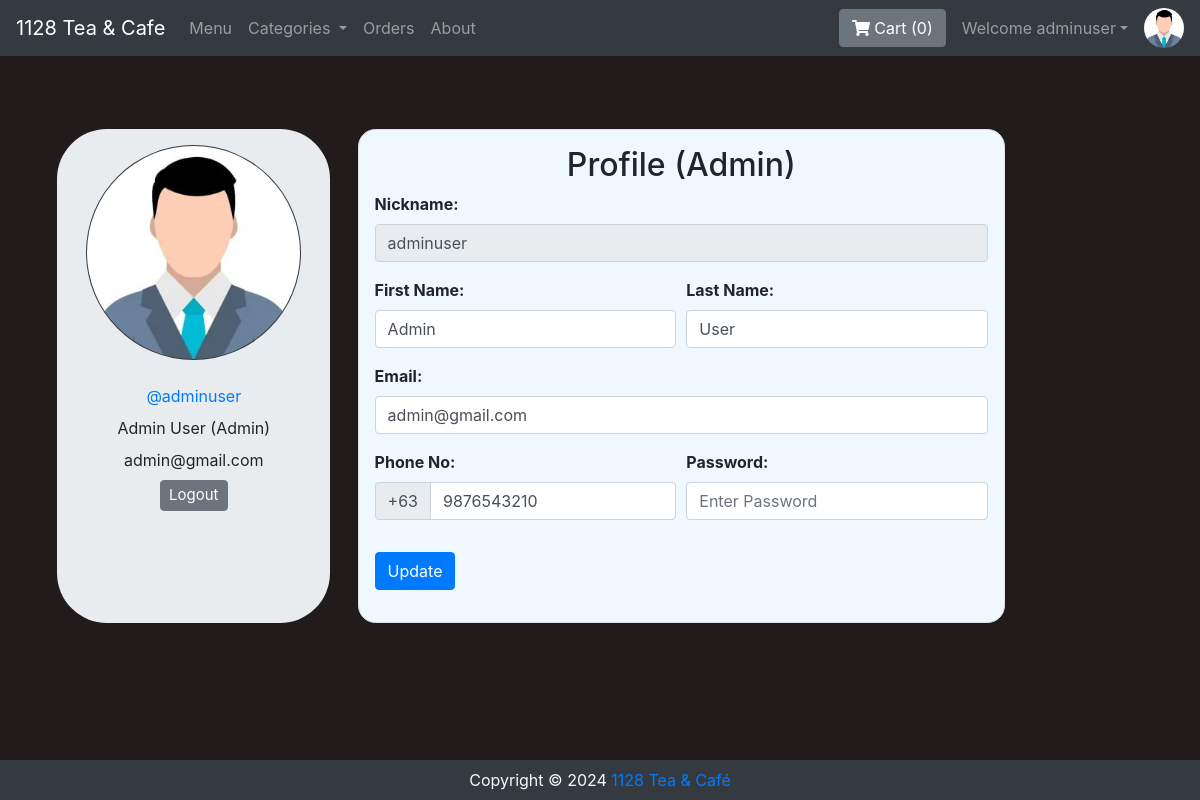
Screenshot of /viewProfile.php (signed in) with the database file from the repository.
### tables this page shows
CREATE TABLE `sitedetail` (
  `tempId` int NOT NULL,
  `systemName` varchar(21) NOT NULL,
  `email` varchar(35) NOT NULL,
  `contact1` bigint NOT NULL,
  `contact2` bigint DEFAULT NULL COMMENT 'Optional',
  `address` text NOT NULL,
  `dateTime` datetime NOT NULL DEFAULT CURRENT_TIMESTAMP
);

CREATE TABLE `users` (
  `userId` int NOT NULL,
  `nickname` varchar(21) NOT NULL,
  `firstName` varchar(21) NOT NULL,
  `lastName` varchar(21) NOT NULL,
  `email` varchar(35) NOT NULL,
  `phone` bigint NOT NULL,
  `userType` enum('0','1') NOT NULL DEFAULT '0' COMMENT '0=customer, 1=admin',
  `password` varchar(255) NOT NULL,
  `joinDate` datetime NOT NULL DEFAULT CURRENT_TIMESTAMP
);

### viewProfile.php (the view, shortened to what this page needs)
<?php require 'partials/_nav.php' ?>
<?php include 'partials/_dbconnect.php'; ?>
<!DOCTYPE HTML>
<html lang="en">
<head>
    <link rel="stylesheet" href="https://stackpath.bootstrapcdn.com/bootstrap/4.2.1/css/bootstrap.min.css">
    <link rel="stylesheet" href="https://stackpath.bootstrapcdn.com/bootstrap/4.3.1/css/bootstrap.min.css">
    <link rel="stylesheet" href="https://use.fontawesome.com/releases/v5.7.2/css/all.css">
</head>
<body>
    <?php
    if ($loggedin) {
    ?>
        <div class="container">
            <?php
            $sql = "SELECT * FROM users WHERE userId='$userId'";
            $result = mysqli_query($conn, $sql);
            $row = mysqli_fetch_assoc($result);
            $nickname = $row['nickname'];
            $firstName = $row['firstName'];
            $lastName = $row['lastName'];
            $email = $row['email'];
            $phone = $row['phone'];
            $userType = $row['userType'];
            if ($userType == 0) {
                $userType = "User";
            } else {
                $userType = "Admin";
            }
            ?>
            <div class="row">
                <div class="jumbotron p-3 mb-3" style="display: flex;justify-content: center;width: 28%;border-radius: 50px;margin: 0 auto;">
                    <div class="user-info">
                        <img class="rounded-circle mb-3 bg-dark" src="img/person-<?php echo $userId; ?>.jpg" onError="this.src = 'img/profilePic.jpg'" style="width:215px;height:215px;padding:1px;">
                        <ul class="meta list list-unstyled" style="text-align:center;">
                            <li class="nickname my-2"><a href="viewProfile.php">@<?php echo $nickname ?></a></li>
                            <li class="name"><?php echo $firstName . " " . $lastName; ?>
                                <label class="label label-info">(<?php echo $userType ?>)</label>
                            </li>
                            <li class="email"><?php echo $email ?></li>
                            <li class="my-2"><a href="partials/_logout.php"><button class="btn btn-secondary" style="font-size: 15px;padding: 3px 8px;">Logout</button></a></li>
                        </ul>
                    </div>
                </div>
                <div class="content-panel mb-3" style="display: flex;justify-content: center;">
                    <div class="border p-3" style="border: 2px solid rgba(0, 0, 0, 0.1);border-radius: 1.1rem;background-color: aliceblue;">
                        <h2 class="title text-center">Profile<span class="pro-label label label-warning"> (<?php echo $userType ?>)</span></h2>
                        <form action="partials/_manageProfile.php" method="post">
                            <div class="form-group">
                                <b><label for="nickname">Nickname:</label></b>
                                <input class="form-control" id="nickname" name="nickname" type="text" disabled value="<?php echo $nickname ?>">
                            </div>
                            <div class="form-row">
                                <div class="form-group col-md-6">
                                    <b><label for="firstName">First Name:</label></b>
                                    <input type="text" class="form-control" id="firstName" name="firstName" placeholder="First Name" required value="<?php echo $firstName ?>">
                                </div>
                                <div class="form-group col-md-6">
                                    <b><label for="lastName">Last Name:</label></b>
                                    <input type="text" class="form-control" id="lastName" name="lastName" placeholder="Last name" required value="<?php echo $lastName ?>">
                                </div>
                            </div>
                            <div class="form-group">
                                <b><label for="email">Email:</label></b>
                                <input type="email" class="form-control" id="email" name="email" placeholder="Enter Your Email" required value="<?php echo $email ?>">
                            </div>
                            <div class="form-row">
                                <div class="form-group  col-md-6">
                                    <b><label for="phone">Phone No:</label></b>
                                    <div class="input-group mb-3">
                                        <div class="input-group-prepend">
                                            <span class="input-group-text" id="basic-addon">+63</span>
                                        </div>
                                        <input type="tel" class="form-control" id="phone" name="phone" placeholder="Enter Your Phone Number" required pattern="[0-9]{10}" maxlength="10" value="<?php echo $phone ?>">
                                    </div>
                                </div>
                                <div class="form-group  col-md-6">
                                    <b><label for="password">Password:</label></b>
                                    <input class="form-control" id="password" name="password" placeholder="Enter Password" type="password" required minlength="4" maxlength="21" data-toggle="password">
                                </div>
                            </div>
                            <button type="submit" name="updateProfileDetail" class="btn btn-primary">Update</button>
                        </form>
                    </div>
                </div>
            </div>
        </div>
    <?php
    }
    ?>
    <?php require 'partials/_footer.php' ?>
</body>
</html>

### partials/_nav.php (shortened to what this page needs)
<?php
include 'partials/_sessionStart.php';
include 'partials/_dbconnect.php';
$systemName = "Default System Name";
$userId = 0;
$count = 0;
if (isset($_SESSION['loggedin']) && $_SESSION['loggedin'] == true) {
  $loggedin = true;
  $userId = $_SESSION['userId'];
} else {
  $loggedin = false;
}
if ($result = mysqli_query($conn, "SELECT * FROM `sitedetail`")) {
  if ($row = mysqli_fetch_assoc($result)) {
    $systemName = $row['systemName'];
  }
} else {
  $error = mysqli_error($conn);
}
if ($loggedin) {
  $countsql = "SELECT SUM(`itemQuantity`) AS itemCount FROM `viewcart` WHERE `userId`=?";
  if ($stmt = mysqli_prepare($conn, $countsql)) {
    mysqli_stmt_bind_param($stmt, "i", $userId);
    mysqli_stmt_execute($stmt);
    mysqli_stmt_bind_result($stmt, $count);
    $count = $count ?: 0;
  }
}
?>
<nav class="navbar navbar-expand-lg navbar-dark bg-dark">
  <a class="navbar-brand" href="index.php"><?= htmlspecialchars($systemName) ?></a>
  <div class="collapse navbar-collapse" id="navbarSupportedContent">
    <ul class="navbar-nav mr-auto">
      <li class="nav-item">
        <a class="nav-link" href="index.php">Menu</a>
      </li>
      <li class="nav-item dropdown">
        <a class="nav-link dropdown-toggle" href="#" id="navbarDropdown" role="button" data-toggle="dropdown" aria-haspopup="true" aria-expanded="false">
          Categories
        </a>
      </li>
      <li class="nav-item">
        <a class="nav-link" href="viewOrder.php">Orders</a>
      </li>
      <li class="nav-item">
        <a class="nav-link" href="about.php">About</a>
      </li>
    </ul>
    <a href="viewCart.php" class="btn btn-secondary mx-2" title="My Cart">
      <i class="fas fa-shopping-cart"></i> Cart (<span id="cartCount"><?= $count ?></span>)
    </a>
    <?php if ($loggedin) : ?>
      <ul class="navbar-nav mr-2">
        <li class="nav-item dropdown">
          <a class="nav-link dropdown-toggle" href="#" id="navbarDropdownProfile" role="button" data-toggle="dropdown">Welcome <?= htmlspecialchars($_SESSION['nickname']) ?></a>
        </li>
      </ul>
      <div class="text-center image-size-small position-relative">
        <a href="viewProfile.php"><img src="img/person-<?= $userId ?>.jpg" class="rounded-circle" onError="this.src = 'img/profilePic.jpg'" style="width:40px; height:40px"></a>
      </div>
    <?php else : ?>
      <button type="button" class="btn btn-success mx-2" data-toggle="modal" data-target="#loginModal">Login</button>
      <button type="button" the "btn btn-success mx-2" data-toggle="modal" data-target="#signupModal">SignUp</button>
    <?php endif; ?>
  </div>
</nav>

### viewProfile.php (style rules this page uses)
body { background-color: #221b1b; }
.row { margin-right: 150px; margin-top: 73px; }

### rows the page displays
sitedetail: systemName "1128 Tea & Cafe"
users: nickname "adminuser", firstName "Admin", lastName "User", userType "Admin", email "admin@gmail.com", phone "9876543210"

### other values shown
$count "0"
$_SESSION['nickname'] "adminuser"
